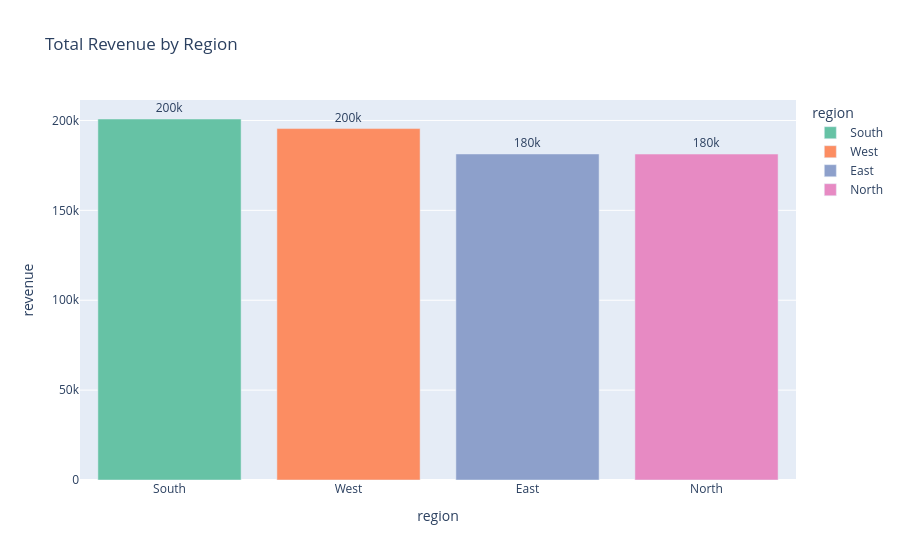

Here is the notebook cell this chart was saved with:
### Markdown cell above
## 2. Bar Chart — Category Comparison

### Code cell
sales = make_sales()

region_rev = (sales.groupby('region')['revenue']
              .sum().reset_index()
              .sort_values('revenue', ascending=False))

fig = px.bar(region_rev, x='region', y='revenue',
             color='region', text_auto='.2s',
             title='Total Revenue by Region',
             color_discrete_sequence=px.colors.qualitative.Set2)
fig.update_traces(textposition='outside')
fig.show()

### Figure 1 — Plotly figure (JSON) as saved in the notebook; plotly's stock layout.template omitted (floating-point values rounded to 4 significant figures)
{"data": [{"alignmentgroup": "True", "hovertemplate": "region=%{x}<br>revenue=%{y}<extra></extra>", "legendgroup": "South", "marker": {"color": "rgb(102,194,165)", "pattern": {"shape": ""}}, "name": "South", "offsetgroup": "South", "orientation": "v", "showlegend": true, "textposition": "outside", "texttemplate": "%{y:.2s}", "type": "bar", "x": ["South"], "xaxis": "x", "y": [200800.0], "yaxis": "y"}, {"alignmentgroup": "True", "hovertemplate": "region=%{x}<br>revenue=%{y}<extra></extra>", "legendgroup": "West", "marker": {"color": "rgb(252,141,98)", "pattern": {"shape": ""}}, "name": "West", "offsetgroup": "West", "orientation": "v", "showlegend": true, "textposition": "outside", "texttemplate": "%{y:.2s}", "type": "bar", "x": ["West"], "xaxis": "x", "y": [195500.0], "yaxis": "y"}, {"alignmentgroup": "True", "hovertemplate": "region=%{x}<br>revenue=%{y}<extra></extra>", "legendgroup": "East", "marker": {"color": "rgb(141,160,203)", "pattern": {"shape": ""}}, "name": "East", "offsetgroup": "East", "orientation": "v", "showlegend": true, "textposition": "outside", "texttemplate": "%{y:.2s}", "type": "bar", "x": ["East"], "xaxis": "x", "y": [181400.0], "yaxis": "y"}, {"alignmentgroup": "True", "hovertemplate": "region=%{x}<br>revenue=%{y}<extra></extra>", "legendgroup": "North", "marker": {"color": "rgb(231,138,195)", "pattern": {"shape": ""}}, "name": "North", "offsetgroup": "North", "orientation": "v", "showlegend": true, "textposition": "outside", "texttemplate": "%{y:.2s}", "type": "bar", "x": ["North"], "xaxis": "x", "y": [181300.0], "yaxis": "y"}], "layout": {"barmode": "relative", "legend": {"title": {"text": "region"}, "tracegroupgap": 0}, "title": {"text": "Total Revenue by Region"}, "xaxis": {"anchor": "y", "categoryarray": ["South", "West", "East", "North"], "categoryorder": "array", "domain": [0, 1], "title": {"text": "region"}}, "yaxis": {"anchor": "x", "domain": [0, 1], "title": {"text": "revenue"}}}}
